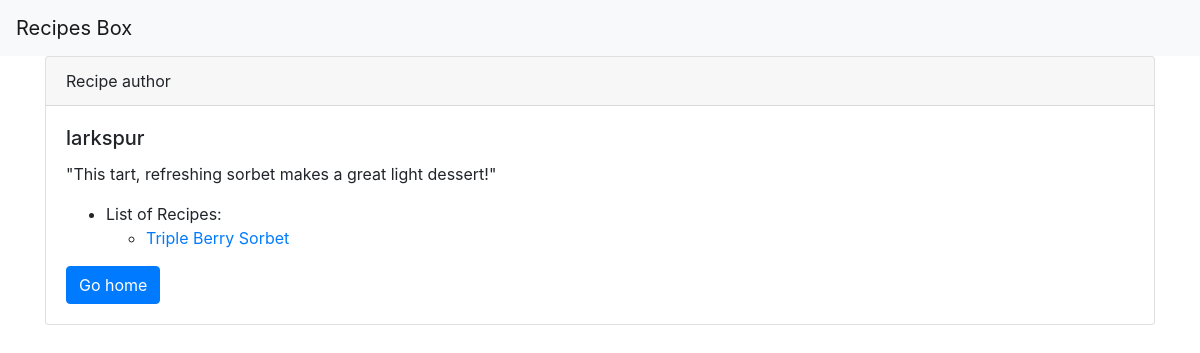
Before: /author/3 with the older database file.
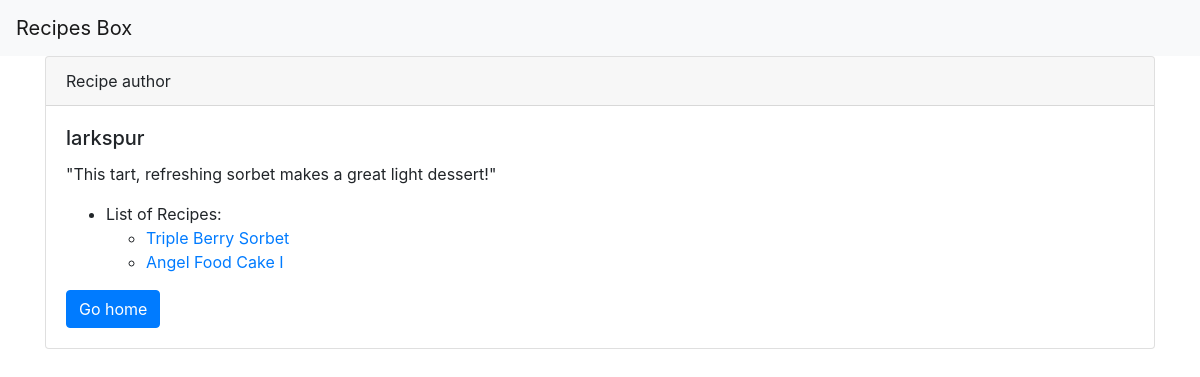
After: the same page with the newer database file.
### recipe/models.py (models this page shows, shortened)
class Recipe(models.Model):
    author = models.ForeignKey(Author, on_delete=models.CASCADE)
    title = models.CharField(max_length=50)
    description = models.TextField()
    time_required = models.CharField(max_length=30)
    instructions = models.TextField(default="Instruction coming soon.")

### recipe/views.py (the view)
# urls.py: path('author/<int:author_id>', views.author_detail, name="authorDetail")
def author_detail(request, author_id):
    author = get_object_or_404(Author, pk=author_id)
    recipes = Recipe.objects.all()
    return render(request, 'recipe/authorDetail.html', {
        'author': author,
        'recipes': recipes,
    })

### recipe/templates/recipe/authorDetail.html
{% extends 'base.html' %} {% block content %}
<div class="card">
  <div class="card-header">
    Recipe author
  </div>
  <div class="card-body">
    <h5 class="card-title">{{author.name}}</h5>
    <p class="card-text">
      {{author.bio}}
    </p>
    <ul>
      <li>
        List of Recipes:
      </li>
      <ul>
      {% for recipe in recipes %}
      {% if author.id == recipe.author.id %}
          <li> <a href="{% url 'recipes:recipe_detail' recipe.id %}">{{recipe.title}}</a></li>
      {% endif %}
      {% endfor %}
      </ul>
    </ul>
    <a href="/" class="btn btn-primary">Go home</a>
  </div>
</div>
{% endblock content %}

Changed rows visible on the page:
added Recipe: title "Angel Food Cake I"
